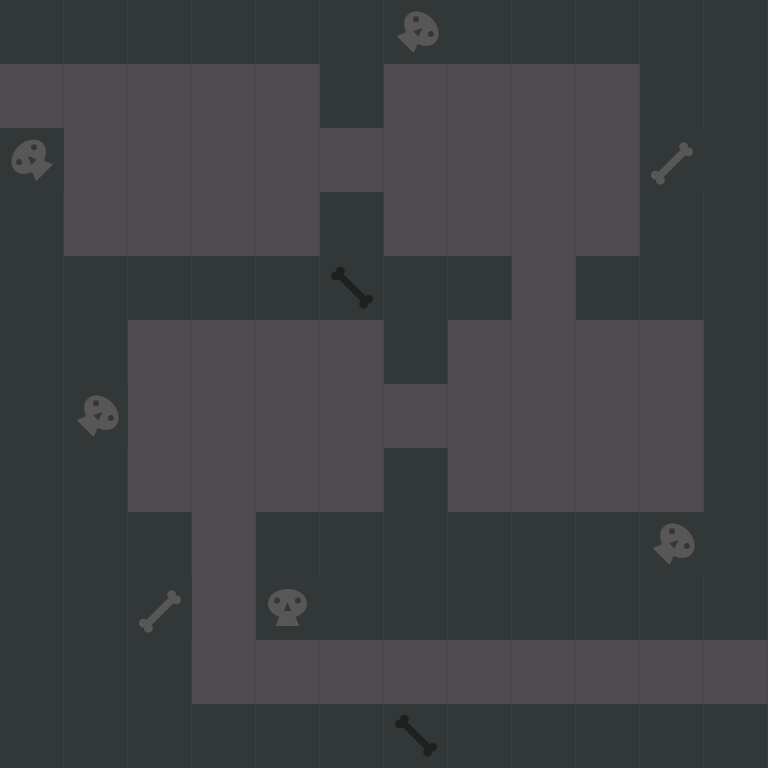

Tiled map render using the project's own tile images. Description and the map definition, with tile-layer contents summarised, below:
An orthogonal 12x12 tile map with 64x64 px tiles, 1 tile layer (background) and 10 objects (8x 5, start, end).

<map version="1.0" orientation="orthogonal" renderorder="left-up" width="12" height="12" tilewidth="64" tileheight="64" nextobjectid="71">
 <tileset firstgid="1" name="new_tiled_set" tilewidth="64" tileheight="64" tilecount="132" columns="11">
  <image source="tiledsets/new_tiled_set.png" width="766" height="768" />
  <tile id="0">
   <properties>
    <property name="description" value="wall" />
   </properties>
  </tile>
  <tile id="1">
   <properties>
    <property name="description" value="wall" />
   </properties>
  </tile>
  <tile id="2">
   <properties>
    <property name="description" value="wall" />
   </properties>
  </tile>
  <tile id="3">
   <properties>
    <property name="description" value="wall" />
   </properties>
  </tile>
  <tile id="4">
   <properties>
    <property name="description" value="wall" />
   </properties>
  </tile>
  <tile id="5">
   <properties>
    <property name="description" value="wall" />
   </properties>
  </tile>
  <tile id="6">
   <properties>
    <property name="description" value="wall" />
   </properties>
  </tile>
  <tile id="7">
   <properties>
    <property name="description" value="wall" />
   </properties>
  </tile>
  <tile id="8">
   <properties>
    <property name="description" value="wall" />
   </properties>
  </tile>
  <tile id="9">
   <properties>
    <property name="description" value="wall" />
   </properties>
  </tile>
  <tile id="10">
   <properties>
    <property name="description" value="wall" />
   </properties>
  </tile>
  <tile id="11">
   <properties>
    <property name="description" value="ground" />
   </properties>
  </tile>
  <tile id="12">
   <properties>
    <property name="description" value="ground" />
   </properties>
  </tile>
  <tile id="13">
   <properties>
    <property name="description" value="ground" />
   </properties>
  </tile>
  <tile id="14">
   <properties>
    <property name="description" value="ground" />
   </properties>
  </tile>
  <tile id="15">
   <properties>
    <property name="description" value="wall" />
   </properties>
  </tile>
  <tile id="16">
   <properties>
    <property name="description" value="ground" />
   </properties>
  </tile>
  <tile id="17">
   <properties>
    <property name="description" value="ground" />
   </properties>
  </tile>
  <tile id="18">
   <properties>
    <property name="description" value="ground" />
   </properties>
  </tile>
  <tile id="19">
   <properties>
    <property name="description" value="ground" />
   </properties>
  </tile>
  <tile id="20">
   <properties>
    <property name="description" value="ground" />
   </properties>
  </tile>
  <tile id="21">
   <properties>
    <property name="description" value="wall" />
   </properties>
  </tile>
  <tile id="22">
   <properties>
    <property name="description" value="wall" />
   </properties>
  </tile>
  <tile id="23">
   <properties>
    <property name="description" value="ground" />
   </properties>
  </tile>
  <tile id="24">
   <properties>
    <property name="description" value="ground" />
   </properties>
  </tile>
  <tile id="25">
   <properties>
    <property name="description" value="ground" />
   </properties>
  </tile>
  <tile id="26">
   <properties>
    <property name="description" value="wall" />
   </properties>
  </tile>
  <tile id="27">
   <properties>
    <property name="description" value="ground" />
   </properties>
  </tile>
  <tile id="28">
   <properties>
    <property name="description" value="ground" />
   </properties>
  </tile>
  <tile id="29">
   <properties>
    <property name="description" value="ground" />
   </properties>
  </tile>
  <tile id="30">
   <properties>
    <property name="description" value="wall" />
   </properties>
  </tile>
  <tile id="31">
   <properties>
    <property name="description" value="ground" />
   </properties>
  </tile>
  <tile id="32">
   <properties>
    <property name="description" value="wall" />
   </properties>
  </tile>
  <tile id="33">
   <properties>
    <property name="description" value="wall" />
   </properties>
  </tile>
  <tile id="34">
   <properties>
    <property name="description" value="ground" />
   </properties>
  </tile>
  <tile id="35">
   <properties>
    <property name="description" value="ground" />
   </properties>
  </tile>
  <tile id="36">
   <properties>
    <property name="description" value="ground" />
   </properties>
  </tile>
  <tile id="37">
   <properties>
    <property name="description" value="wall" />
   </properties>
  </tile>
  <tile id="38">
   <properties>
    <property name="description" value="ground" />
   </properties>
  </tile>
  <tile id="39">
   <properties>
    <property name="description" value="ground" />
   </properties>
  </tile>
  <tile id="40">
   <properties>
    <property name="description" value="ground" />
   </properties>
  </tile>
  <tile id="41">
   <properties>
    <property name="description" value="wall" />
   </properties>
  </tile>
  <tile id="42">
   <properties>
    <property name="description" value="ground" />
   </properties>
  </tile>
  <tile id="43">
   <properties>
    <property name="description" value="wall" />
   </properties>
  </tile>
  <tile id="44">
   <properties>
    <property name="description" value="wall" />
   </properties>
  </tile>
  <tile id="45">
   <properties>
    <property name="description" value="ground" />
   </properties>
  </tile>
  <tile id="46">
   <properties>
    <property name="description" value="ground" />
   </properties>
  </tile>
  <tile id="47">
   <properties>
    <property name="description" value="ground" />
   </properties>
  </tile>
  <tile id="48">
   <properties>
    <property name="description" value="wall" />
   </properties>
  </tile>
  <tile id="49">
   <properties>
    <property name="description" value="ground" />
   </properties>
  </tile>
  <tile id="50">
   <properties>
    <property name="description" value="ground" />
   </properties>
  </tile>
  <tile id="51">
   <properties>
    <property name="description" value="ground" />
   </properties>
  </tile>
  <tile id="52">
   <properties>
    <property name="description" value="wall" />
   </properties>
  </tile>
  <tile id="53">
   <properties>
    <property name="description" value="ground" />
   </properties>
  </tile>
  <tile id="54">
   <properties>
    <property name="description" value="wall" />
   </properties>
  </tile>
  <tile id="55">
   <properties>
    <property name="description" value="wall" />
   </properties>
  </tile>
  <tile id="56">
   <properties>
    <property name="description" value="ground" />
   </properties>
  </tile>
  <tile id="57">
   <properties>
    <property name="description" value="ground" />
   </properties>
  </tile>
  <tile id="58">
   <properties>
    <property name="description" value="ground" />
   </properties>
  </tile>
  <tile id="59">
   <properties>
    <property name="description" value="wall" />
   </properties>
  </tile>
  <tile id="60">
   <properties>
    <property name="description" value="ground" />
   </properties>
  </tile>
  <tile id="61">
   <properties>
    <property name="description" value="ground" />
   </properties>
  </tile>
  <tile id="62">
   <properties>
    <property name="description" value="ground" />
   </properties>
  </tile>
  <tile id="63">
   <properties>
    <property name="description" value="wall" />
   </properties>
  </tile>
  <tile id="64">
   <properties>
    <property name="description" value="ground" />
   </properties>
  </tile>
  <tile id="65">
   <properties>
    <property name="description" value="wall" />
   </properties>
  </tile>
  <tile id="66">
   <properties>
    <property name="description" value="wall" />
   </properties>
  </tile>
  <tile id="67">
   <properties>
    <property name="description" value="ground" />
   </properties>
  </tile>
  <tile id="68">
   <properties>
    <property name="description" value="ground" />
   </properties>
  </tile>
  <tile id="69">
   <properties>
    <property name="description" value="ground" />
   </properties>
  </tile>
  <tile id="70">
   <properties>
    <property name="description" value="wall" />
   </properties>
  </tile>
  <tile id="71">
   <properties>
    <property name="description" value="ground" />
   </properties>
  </tile>
  <tile id="72">
   <properties>
    <property name="description" value="ground" />
   </properties>
  </tile>
  <tile id="73">
   <properties>
    <property name="description" value="ground" />
   </properties>
  </tile>
  <tile id="74">
   <properties>
    <property name="description" value="wall" />
   </properties>
  </tile>
  <tile id="75">
   <properties>
    <property name="description" value="ground" />
   </properties>
  </tile>
  <tile id="76">
   <properties>
    <property name="description" value="wall" />
   </properties>
  </tile>
  <tile id="77">
   <properties>
    <property name="description" value="wall" />
   </properties>
  </tile>
  <tile id="78">
   <properties>
    <property name="description" value="ground" />
   </properties>
  </tile>
  <tile id="79">
   <properties>
    <property name="description" value="ground" />
   </properties>
  </tile>
  <tile id="80">
   <properties>
    <property name="description" value="ground" />
   </properties>
  </tile>
  <tile id="81">
   <properties>
    <property name="description" value="wall" />
   </properties>
  </tile>
  <tile id="82">
   <properties>
    <property name="description" value="ground" />
   </properties>
  </tile>
  <tile id="83">
   <properties>
    <property name="description" value="ground" />
   </properties>
  </tile>
  <tile id="84">
   <properties>
    <property name="description" value="ground" />
   </properties>
  </tile>
  <tile id="85">
   <properties>
    <property name="description" value="wall" />
   </properties>
  </tile>
  <tile id="86">
   <properties>
    <property name="description" value="ground" />
   </properties>
  </tile>
  <tile id="87">
   <properties>
    <property name="description" value="wall" />
   </properties>
  </tile>
  <tile id="88">
   <properties>
    <property name="description" value="wall" />
   </properties>
  </tile>
  <tile id="89">
   <properties>
    <property name="description" value="ground" />
   </properties>
  </tile>
  <tile id="90">
   <properties>
    <property name="description" value="ground" />
   </properties>
  </tile>
  <tile id="91">
   <properties>
    <property name="description" value="ground" />
   </properties>
  </tile>
  <tile id="92">
   <properties>
    <property name="description" value="wall" />
   </properties>
  </tile>
  <tile id="93">
   <properties>
    <property name="description" value="ground" />
   </properties>
  </tile>
  <tile id="94">
   <properties>
    <property name="description" value="ground" />
   </properties>
  </tile>
  <tile id="95">
   <properties>
    <property name="description" value="ground" />
   </properties>
  </tile>
  <tile id="96">
   <properties>
    <property name="description" value="wall" />
   </properties>
  </tile>
  <tile id="97">
   <properties>
    <property name="description" value="ground" />
   </properties>
  </tile>
  <tile id="98">
   <properties>
    <property name="description" value="wall" />
   </properties>
  </tile>
  <tile id="99">
   <properties>
    <property name="description" value="wall" />
   </properties>
  </tile>
  <tile id="100">
   <properties>
    <property name="description" value="ground" />
   </properties>
  </tile>
  <tile id="101">
   <properties>
    <property name="description" value="ground" />
   </properties>
  </tile>
  <tile id="102">
   <properties>
    <property name="description" value="ground" />
   </properties>
  </tile>
  <tile id="103">
   <properties>
    <property name="description" value="wall" />
   </properties>
  </tile>
  <tile id="104">
   <properties>
    <property name="description" value="ground" />
   </properties>
  </tile>
  <tile id="105">
   <properties>
    <property name="description" value="ground" />
   </properties>
  </tile>
  <tile id="106">
   <properties>
    <property name="description" value="ground" />
   </properties>
  </tile>
  <tile id="107">
   <properties>
    <property name="description" value="wall" />
   </properties>
  </tile>
  <tile id="108">
   <properties>
    <property name="description" value="ground" />
   </properties>
  </tile>
  <tile id="109">
   <properties>
    <property name="description" value="wall" />
   </properties>
  </tile>
  <tile id="110">
   <properties>
    <property name="description" value="wall" />
   </properties>
  </tile>
  <tile id="111">
   <properties>
    <property name="description" value="ground" />
   </properties>
  </tile>
  <tile id="112">
   <properties>
    <property name="description" value="ground" />
   </properties>
  </tile>
  <tile id="113">
   <properties>
    <property name="description" value="ground" />
   </properties>
  </tile>
  <tile id="114">
   <properties>
    <property name="description" value="ground" />
   </properties>
  </tile>
  <tile id="115">
   <properties>
    <property name="description" value="ground" />
   </properties>
  </tile>
  <tile id="116">
   <properties>
    <property name="description" value="ground" />
   </properties>
  </tile>
  <tile id="117">
   <properties>
    <property name="description" value="ground" />
   </properties>
  </tile>
  <tile id="118">
   <properties>
    <property name="description" value="wall" />
   </properties>
  </tile>
  <tile id="119">
   <properties>
    <property name="description" value="ground" />
   </properties>
  </tile>
  <tile id="120">
   <properties>
    <property name="description" value="ground" />
   </properties>
  </tile>
  <tile id="121">
   <properties>
    <property name="description" value="wall" />
   </properties>
  </tile>
  <tile id="122">
   <properties>
    <property name="description" value="wall" />
   </properties>
  </tile>
  <tile id="123">
   <properties>
    <property name="description" value="wall" />
   </properties>
  </tile>
  <tile id="124">
   <properties>
    <property name="description" value="wall" />
   </properties>
  </tile>
  <tile id="125">
   <properties>
    <property name="description" value="wall" />
   </properties>
  </tile>
  <tile id="126">
   <properties>
    <property name="description" value="wall" />
   </properties>
  </tile>
  <tile id="127">
   <properties>
    <property name="description" value="wall" />
   </properties>
  </tile>
  <tile id="128">
   <properties>
    <property name="description" value="wall" />
   </properties>
  </tile>
  <tile id="129">
   <properties>
    <property name="description" value="wall" />
   </properties>
  </tile>
  <tile id="130">
   <properties>
    <property name="description" value="wall" />
   </properties>
  </tile>
  <tile id="131">
   <properties>
    <property name="description" value="wall" />
   </properties>
  </tile>
 </tileset>
 <layer name="background" width="12" height="12">
  <data>[144 cells, 144 non-empty, 7 distinct tile ids]</data>
 </layer>
 <objectgroup name="Enemies">
  <object id="62" type="5" x="144" y="80" width="32" height="32">
   <properties>
    <property name="speed" type="float" value="1" />
    <property name="start_direction" type="int" value="4" />
   </properties>
   <ellipse />
  </object>
  <object id="63" type="5" x="462.667" y="80" width="32" height="32">
   <properties>
    <property name="speed" type="float" value="1" />
    <property name="start_direction" type="int" value="4" />
   </properties>
   <ellipse />
  </object>
  <object id="64" type="5" x="526.667" y="334.667" width="32" height="32">
   <properties>
    <property name="speed" type="float" value="1" />
    <property name="start_direction" type="int" value="4" />
   </properties>
   <ellipse />
  </object>
  <object id="65" type="5" x="208" y="334.667" width="32" height="32">
   <properties>
    <property name="speed" type="float" value="1" />
    <property name="start_direction" type="int" value="4" />
   </properties>
   <ellipse />
  </object>
  <object id="66" type="5" x="206.667" y="206.667" width="32" height="32">
   <properties>
    <property name="speed" type="float" value="1" />
    <property name="start_direction" type="int" value="3" />
   </properties>
   <ellipse />
  </object>
  <object id="68" type="5" x="529.333" y="208" width="32" height="32">
   <properties>
    <property name="speed" type="float" value="1" />
    <property name="start_direction" type="int" value="3" />
   </properties>
   <ellipse />
  </object>
  <object id="69" type="5" x="590.667" y="465.333" width="32" height="32">
   <properties>
    <property name="speed" type="float" value="1" />
    <property name="start_direction" type="int" value="3" />
   </properties>
   <ellipse />
  </object>
  <object id="70" type="5" x="272" y="464" width="32" height="32">
   <properties>
    <property name="speed" type="float" value="1" />
    <property name="start_direction" type="int" value="3" />
   </properties>
   <ellipse />
  </object>
 </objectgroup>
 <objectgroup name="Player">
  <object id="60" name="start" x="0" y="64" width="64" height="64">
   <properties>
    <property name="description" value="start" />
   </properties>
  </object>
  <object id="61" name="end" x="704" y="640" width="64" height="64">
   <properties>
    <property name="description" value="end" />
   </properties>
  </object>
 </objectgroup>
</map>
